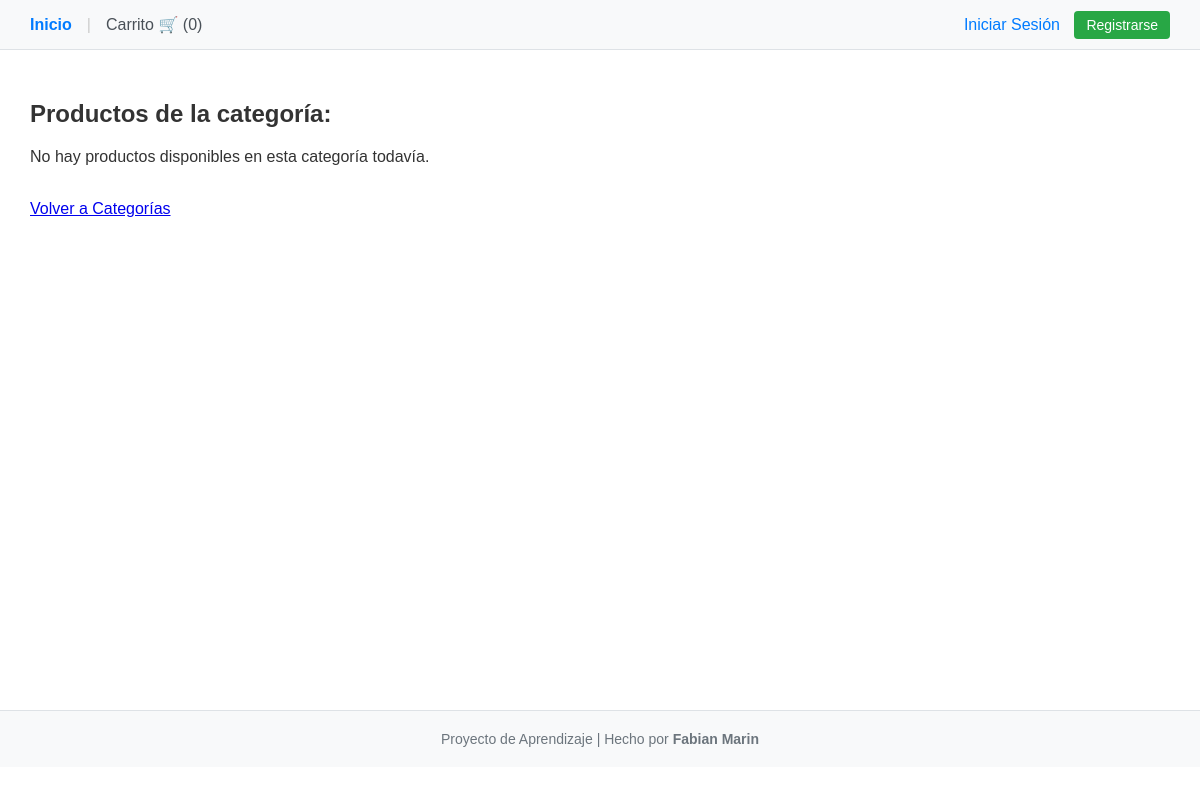
/categoria/4/productos, run on an earlier commit of the app's database.
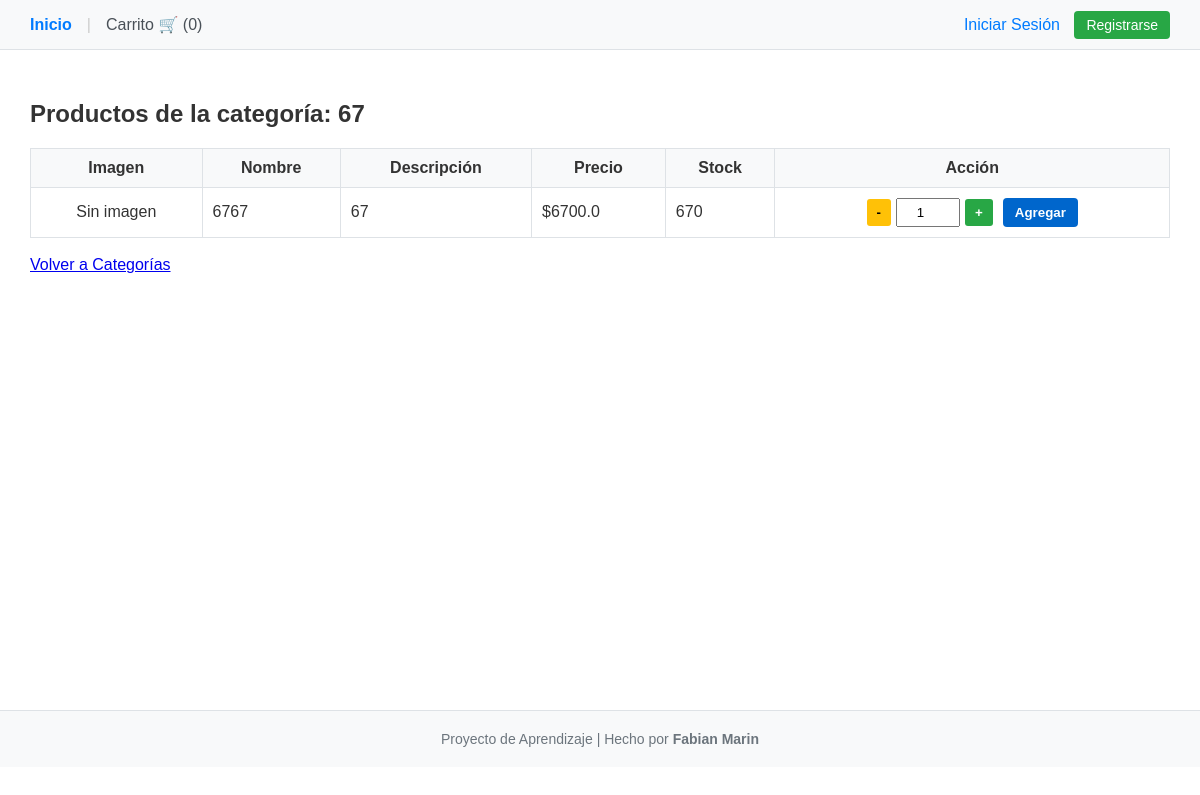
And on a later commit of the database.
### tables this page shows
CREATE TABLE categorias (
        id INTEGER PRIMARY KEY AUTOINCREMENT,
        nombre TEXT NOT NULL
    );

CREATE TABLE productos (
        id INTEGER PRIMARY KEY AUTOINCREMENT,
        nombre TEXT NOT NULL,
        descripcion TEXT,
        precio REAL NOT NULL,
        stock INTEGER NOT NULL,
        categoria_id INTEGER,
        FOREIGN KEY (categoria_id) REFERENCES categorias (id)
    );

### app.py (the view)
@app.route('/categoria/<int:id>/productos')
def productos_por_categoria(id):
    conn = get_db_connection()
    categoria = conn.execute('SELECT * FROM categorias WHERE id = ?', (id,)).fetchone()
    productos_db = conn.execute('''
        SELECT productos.*, categorias.nombre AS nombre_categoria
        FROM productos
        JOIN categorias ON productos.categoria_id = categorias.id
        WHERE productos.categoria_id = ?
    ''', (id,)).fetchall()
    conn.close()
    return render_template('productos_categoria.html', categoria=categoria, productos_html=productos_db)

### app.py (called while the page is built)
def get_db_connection():
    conn = sqlite3.connect('tienda.db')
    conn.row_factory = sqlite3.Row
    return conn

@app.context_processor
def inject_cart_count():
    carrito = session.get('carrito', {})
    total_items = sum(carrito.values())
    return dict(total_carrito=total_items)

### templates/productos_categoria.html (shortened to what this page needs)
{% extends 'base.html' %}
{% block content %}
<h2>Productos de la categoría: {{ categoria.nombre }}</h2>
{% if productos_html %}
<table border="1" style="width: 100%; margin-top: 20px; border-collapse: collapse;">
    <thead>
        <tr style="background-color: #f8f9fa;">
            <th>Imagen</th>
            <th>Nombre</th>
            <th>Descripción</th>
            <th>Precio</th>
            <th>Stock</th>
            <th>Acción</th>
        </tr>
    </thead>
    <tbody>
        {% for producto in productos_html %}
        <tr>
            <td style="text-align: center;">
                {% if producto.imagen %}
                <img src="{{ url_for('static', filename='uploads/' + producto.imagen) }}" width="80"
                    alt="{{ producto.nombre }}">
                {% else %}
                <span>Sin imagen</span>
                {% endif %}
            </td>
            <td>{{ producto.nombre }}</td>
            <td>{{ producto.descripcion }}</td>
            <td>${{ producto.precio }}</td>
            <td>{{ producto.stock }}</td>
            <td style="text-align: center;">
                <form action="/carrito/agregar/{{ producto.id }}" method="POST"
                    style="display: flex; align-items: center; justify-content: center; gap: 5px;">
                    <button type="button"
                        onclick="cambiarCantidad('input-{{ producto.id }}', -1, 1, {{ producto.stock }})"
                        style="background-color: #ffc107; color: black; border: none; padding: 6px 10px; border-radius: 3px; font-weight: bold; cursor: pointer;"
                        title="Restar">-</button>
                    <input type="number" id="input-{{ producto.id }}" name="cantidad" value="1" min="1"
                        max="{{ producto.stock }}" style="width: 50px; text-align: center; padding: 5px;">
                    <button type="button"
                        onclick="cambiarCantidad('input-{{ producto.id }}', 1, 1, {{ producto.stock }})"
                        style="background-color: #28a745; color: white; border: none; padding: 6px 10px; border-radius: 3px; font-weight: bold; cursor: pointer;"
                        title="Sumar">+</button>
                    <button type="submit"
                        style="background-color: #0066cc; color: white; border: none; padding: 7px 12px; border-radius: 4px; cursor: pointer; font-weight: 600; margin-left: 5px;">Agregar</button>
                </form>
            </td>
        </tr>
        {% endfor %}
    </tbody>
</table>
{% else %}
<p>No hay productos disponibles en esta categoría todavía.</p>
{% endif %}
<br>
<a href="/categorias">Volver a Categorías</a>
{% endblock %}

What changed in the data, as far as the page shows it:
added categorias: nombre "67"
added productos: nombre "6767", descripcion "67", precio "6700.0", stock "670"
Also different on the page:
text no longer shown: "No hay productos disponibles en esta categoría todavía."
text now shown: "Imagen Nombre Descripción Precio Stock Acción"
